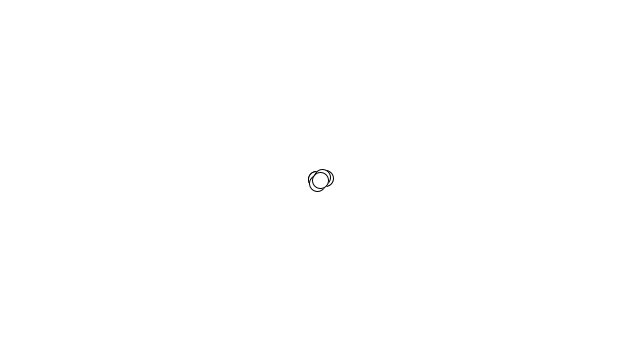
Frame 1 (no input)
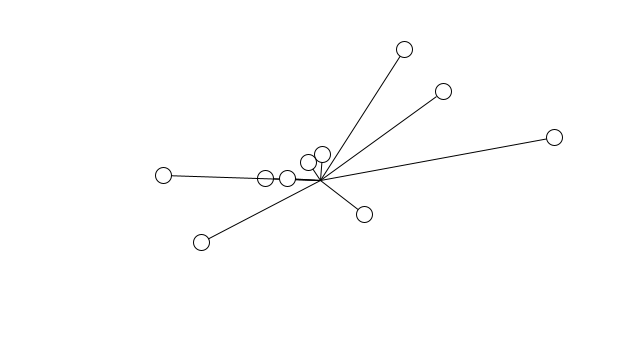
Frame 60 (the mouse pressed at the canvas centre just before this capture)
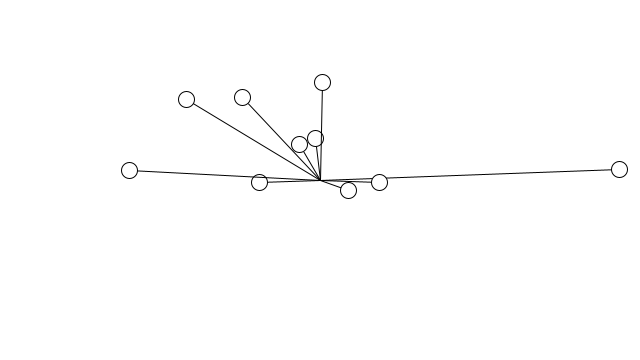
Frame 120 (the mouse held since frame 60 and released just before this capture)

The Processing sketch that drew these frames (run headless with seeded random() and noise(); from frame 60 on, the mouse is pressed at the canvas centre):

// Processing sketch: sketch_3_7_Osccillating_object
// ── sketch_3_7_Osccillating_object.pde
// The Nature of Code
// Daniel Shiffman
// http://natureofcode.com

// An array of objects
Oscillator[] oscillators = new Oscillator[10];

void setup()  {   
  size(640,360);  
  smooth();  
  // Initialize all objects
  for (int i = 0; i < oscillators.length; i++) {
    oscillators[i] = new Oscillator();
  }
  background(255);  
}   

void draw() {     
  background(255);  
  // Run all objects
  for (int i = 0; i < oscillators.length; i++) {
    oscillators[i].oscillate();
    oscillators[i].display();
  }
}  

// ── Oscillator.pde
class Oscillator
{
  PVector angle;
  PVector velocity;
  PVector amplitude;
  
  Oscillator()
  {
   angle = new PVector();
   velocity = new PVector(random(-0.05, 0.05), random(-0.05, 0.05));
   amplitude = new PVector(random(width/2), random(height/2));
  }
  
  void oscillate()
  {
   angle.add(velocity); 
  }
  
  void display()
  {
   float x = sin(angle.x) * amplitude.x;
   float y= sin(angle.y) * amplitude.y;
   
   pushMatrix();
   translate(width/2, height/2);
   stroke(0);
   line(0,0,x,y);
   ellipse(x,y,16,16);
   popMatrix();
  }
}
